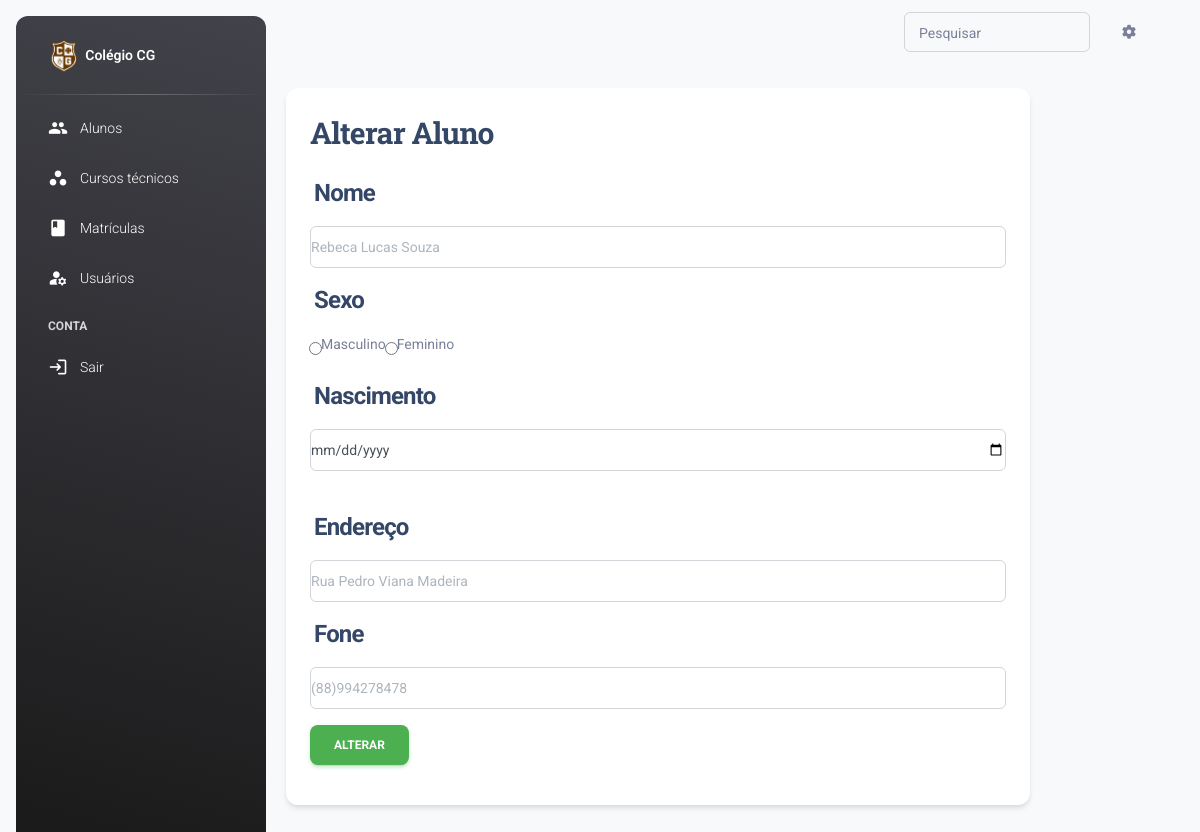
Screenshot of /projetomatricula22/altaluno.php?id=2 (signed in) with the database file from the repository.
### tables this page shows
CREATE TABLE `tbaluno` (
  `codaluno` int(11) NOT NULL,
  `nome` varchar(60) NOT NULL,
  `sexo` char(1) NOT NULL,
  `nascimento` date NOT NULL,
  `endereco` varchar(60) NOT NULL,
  `fone` varchar(14) NOT NULL
);

### projetomatricula22/altaluno.php (the view, shortened to what this page needs)
<?php
include 'banco.php';
$id = $_GET['id'];
$sql = "select * from tbaluno where codaluno = '$id'";
$busca = $conexao->query($sql);
$linha = $busca->fetch_array(MYSQLI_ASSOC);
?>
<!DOCTYPE html>
<html lang="en">
  <head>
<link href="./assets/css/nucleo-icons.css" rel="stylesheet" />
<link href="./assets/css/nucleo-svg.css" rel="stylesheet" />
<link id="pagestyle" href="./assets/css/material-dashboard.css?v=3.0.4" rel="stylesheet" />
  </head>
  <body class="g-sidenav-show  bg-gray-100">
      <aside class="sidenav navbar navbar-vertical navbar-expand-xs border-0 border-radius-xl my-3 fixed-start ms-3   bg-gradient-dark" id="sidenav-main">
  <div class="sidenav-header">
    <a class="navbar-brand m-0" href="principal.php" >
      <img src="./assets/img/favicon.png" class="navbar-brand-img h-100" alt="main_logo">
      <span class="ms-1 font-weight-bold text-white"  >Colégio CG</span>
    </a>
  </div>
  <hr class="horizontal light mt-0 mb-2">
  <div class="collapse navbar-collapse  w-auto " id="sidenav-collapse-main">
    <ul class="navbar-nav">
<li class="nav-item">
  <a class="nav-link text-white " href="alunos.php">
      <div class="text-white text-center me-2 d-flex align-items-center justify-content-center">
        <i class="material-icons opacity-10">people</i></i>
      </div>
    <span class="nav-link-text ms-1">Alunos</span>
  </a>
</li>
<li class="nav-item">
  <a class="nav-link text-white " href="Cursos.php">
      <div class="text-white text-center me-2 d-flex align-items-center justify-content-center">
        <i class="material-icons opacity-10">workspaces</i>
      </div>
    <span class="nav-link-text ms-1">Cursos técnicos</span>
  </a>
</li>
<li class="nav-item">
  <a class="nav-link text-white " href="matricula.php">
      <div class="text-white text-center me-2 d-flex align-items-center justify-content-center">
        <i class="material-icons opacity-10">book</i>
      </div>
    <span class="nav-link-text ms-1">Matrículas</span>
  </a>
</li>
<li class="nav-item">
  <a class="nav-link text-white " href="users.php">
      <div class="text-white text-center me-2 d-flex align-items-center justify-content-center">
        <i class="material-icons opacity-10">manage_accounts</i>
      </div>
    <span class="nav-link-text ms-1">Usuários</span>
  </a>
</li>
    <li class="nav-item mt-3">
      <h6 class="ps-4 ms-2 text-uppercase text-xs text-white font-weight-bolder opacity-8">Conta</h6>
    </li>
<li class="nav-item">
  <a class="nav-link text-white " href="sair.php">
      <div class="text-white text-center me-2 d-flex align-items-center justify-content-center">
        <i class="material-icons opacity-10">login</i>
      </div>
    <span class="nav-link-text ms-1">Sair</span>
  </a>
</li>
    </ul>
  </div>
</aside>
      <main class="main-content border-radius-lg ">
<nav class="navbar navbar-main navbar-expand-lg px-0 mx-4 shadow-none border-radius-xl" id="navbarBlur" data-scroll="true">
  <div class="container-fluid py-1 px-3">
    <div class="collapse navbar-collapse mt-sm-0 mt-2 me-md-0 me-sm-4" id="navbar">
      <div class="ms-md-auto pe-md-3 d-flex align-items-center">
          <div class="input-group input-group-outline">
            <label class="form-label">Pesquisar</label>
            <input type="text" class="form-control">
          </div>
      </div>
      <ul class="navbar-nav  justify-content-end">
        <li class="nav-item px-3 d-flex align-items-center">
          <a href="javascript:;" class="nav-link text-body p-0">
            <i class="fa fa-cog fixed-plugin-button-nav cursor-pointer"></i>
          </a>
        </li>
        <li class="nav-item dropdown pe-2 d-flex align-items-center">
        </li>
      </ul>
    </div>
  </div>
</nav>
    <div class="row mt-4">
      <div class="col-10">
 <section class="content">
        <div class="container-fluid">
          <div class="card card-solid">
            <div class="card-body">
              <div class="row">
                <div class="col-12">
                  <form action="alteraraluno.php?" method="POST">
                    <h3><b>Alterar Aluno</b></h3>
                    <label><h4><b>Nome</b></h4></label>
                    <div class="input-group mb-3">
                      <input type="text" class="form-control" placeholder="<?php echo $linha['nome'] ?>" name="nome" id="nome" >
                    </div>
					<label><h4><b>Sexo</b></h4></label>
                          <div class="input-group mb-3">
                          <br>
						  <input type="radio"  name="sexo"  id="sexo" value= "M" ><label>Masculino</label>
						  <br>
						  <input type="radio"  name="sexo"  id="sexo" value= "F" ><label>Feminino</label>
						  </div>
			        <label><h4><b>Nascimento</b></h4></label>
                          <div class="input-group mb-3">
                            <input type="date" class="form-control mb-4"  name="nascimento" id="nascimento" >
                   </div>
				   <label><h4><b>Endereço</b></h4></label>
                    <div class="input-group mb-3">
                      <input type="text" class="form-control" placeholder="<?php echo $linha['endereco'] ?>" name="endereco" id="endereco" >
                    </div>
					<label><h4><b>Fone</b></h4></label>
                    <div class="input-group mb-3">
                      <input type="text" class="form-control" placeholder="<?php echo $linha['fone'] ?>" name="fone" id="fone" >
                    </div>
					  <div class="col-12">
                      <button type="submit" class="btn btn-success btn-block"><b>Alterar</b></button>
                      </div>
                  </form>
                </div>
              </div>
            </div>
          </div>
        </div>
      </section>
        </div>
      </div>
<div class="row mt-4">
  <div class="col-lg-5 mb-lg-0 mb-4">
  </div>
  <div class="col-lg-7">
  </div>
</div>
       </main>
  </body>
</html>

### rows the page displays
tbaluno: nome "Rebeca Lucas Souza", endereco "Rua Pedro Viana Madeira", fone "(88)994278478"
